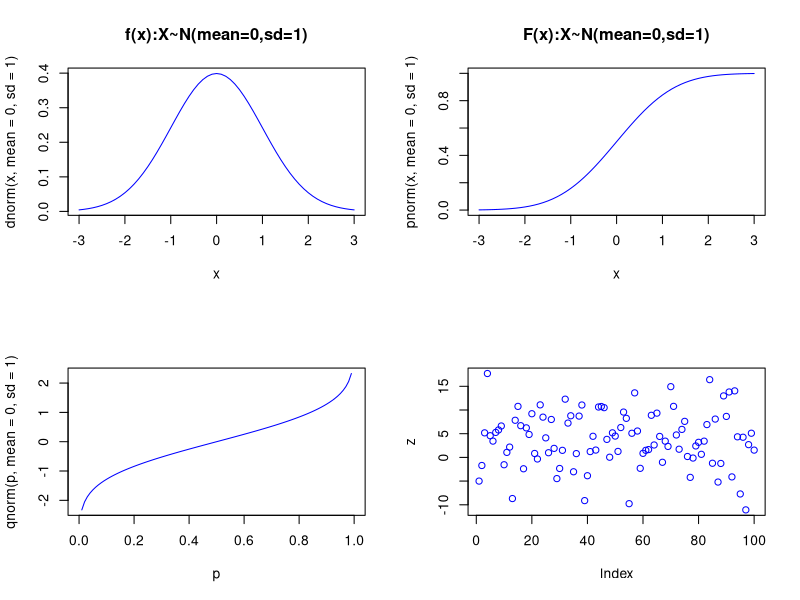
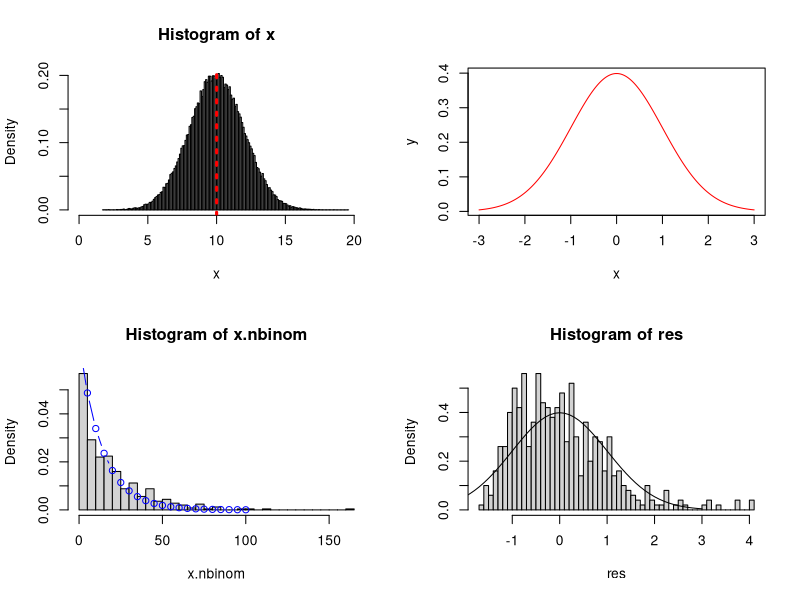

Reproduce these figures in R, in order.
## ---- chunk 1
# Sequence of numbers
x = seq(-3,3,0.1)  
# Plot window with 2-by-2 panes filled by row.
par(mfrow=c(2,2))  

plot(x,dnorm(x,mean=0,sd=1),type='l',col="blue",main="f(x):X~N(mean=0,sd=1)")
plot(x,pnorm(x,mean=0,sd=1),type='l',col="blue",main="F(x):X~N(mean=0,sd=1)")
# probabilities between 0 and 1
p = seq(0,1,0.01) 
plot(p,qnorm(p,mean=0,sd=1),type='l',col="blue")

z = rnorm(100,mean=3,sd=5)
plot(z,col="blue")

## ---- chunk 2
x<-rnorm(100000,mean=10, sd=2)
hist(x,breaks=150,xlim=c(0,20),freq=FALSE)
abline(v=c(mean(x)), lwd=3,lty=3,col="red")
## ---- chunk 3
x <- seq(-3, 3, length=1000)
y <- dnorm(x, mean=0, sd=1)
plot(x, y, type="l", lwd=1,col="red")

## ---- chunk 4
# Population
  y = sqrt(1:10)
# Random sample of size n=5 
  z = sample(x=y,size=5)  
## ---- chunk 5
sample(x=10,size=5)

## ---- chunk 6
sample(x=y,5,replace=TRUE) 
## ---- chunk 7
# Write the code to select a sample of size 5 from a business with 20 employees.
# Write the names of the employees
## ---- chunk 8
x.nbinom = rnbinom(500,1,0.05)
hist(x.nbinom,50,freq=FALSE)

x.nbinom= seq(0,100,5)
lines(x.nbinom,dnbinom(x.nbinom,1,0.07),
type='b',col='blue')
## ---- chunk 9
nsim = 500              # Define simulation parameters
n = 3
p = 0.07
mu = (1-p)/p
sig = sqrt( (1-p)/p^2 )

res = rep(0,nsim)

for(i in 1:nsim){        # Run Simulations
  Z = rnbinom(n,1,p)
  res[i] = sqrt(n)/sig*( mean(Z) - mu )
}

hist(res,50,freq=FALSE)  # Plot Results
x = seq(-3,3,0.1)
lines(x,dnorm(x))
